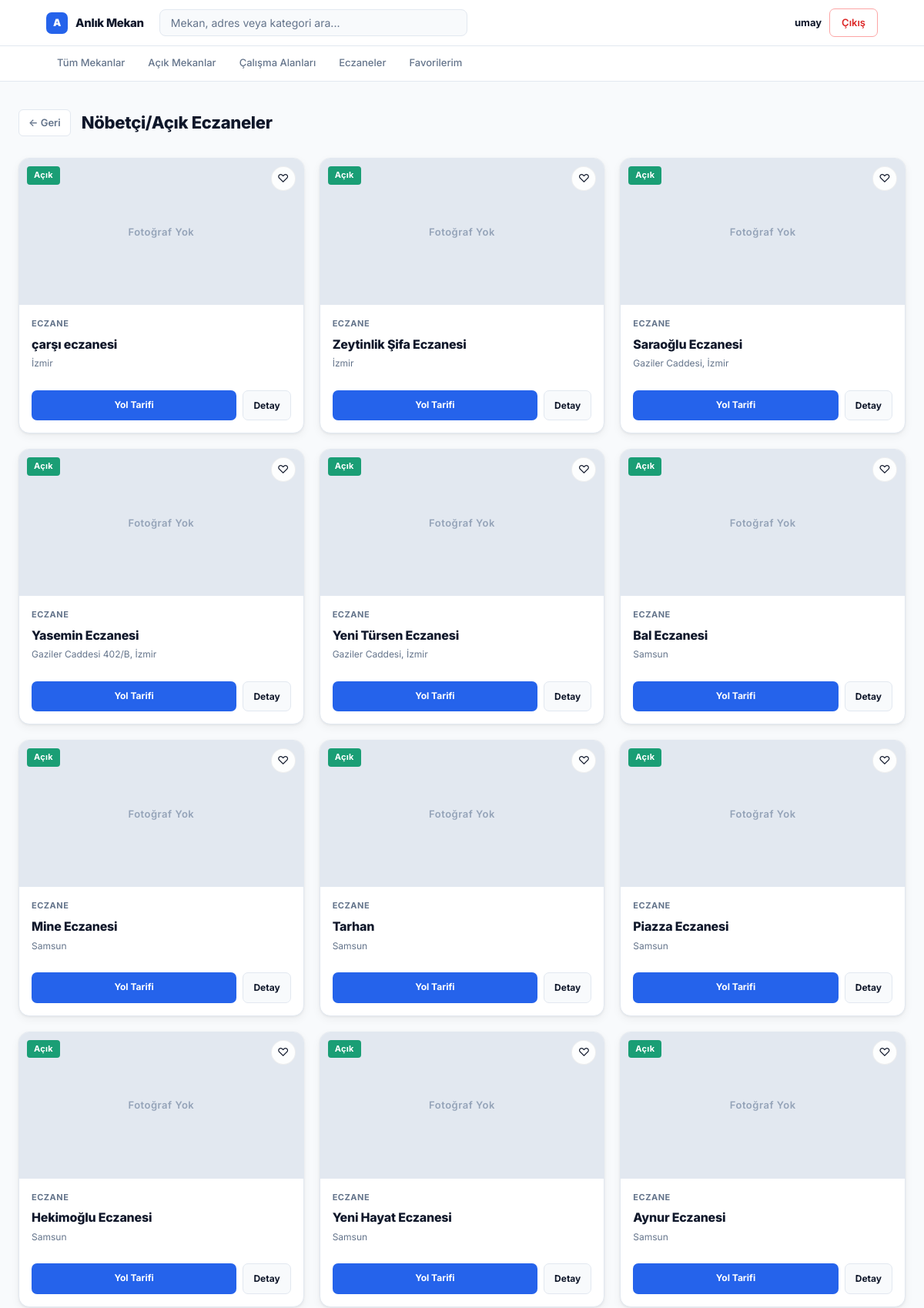
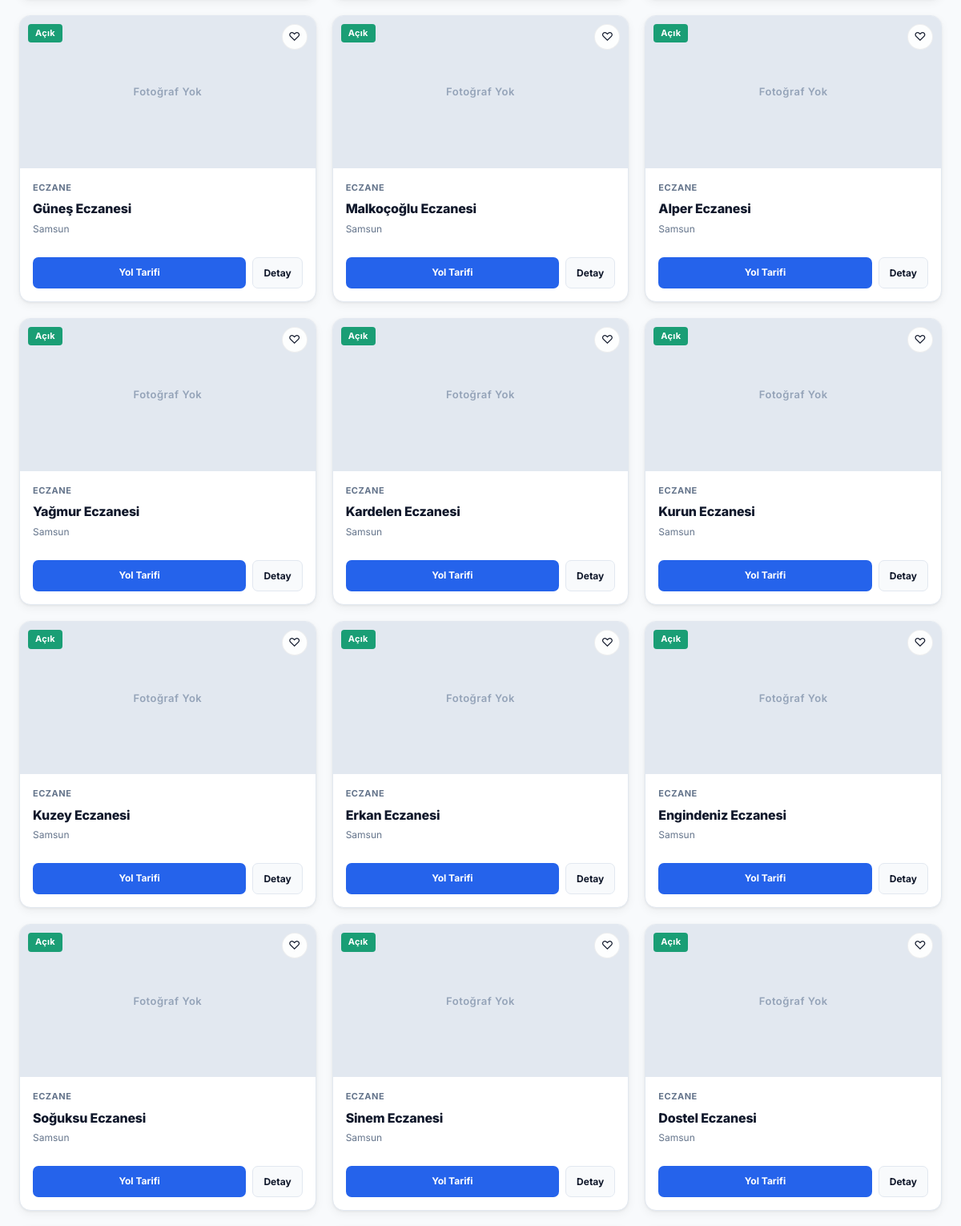
The app's page /acil-ihtiyaclar/ (signed in, upper part) with its own data (2 pictures, top to bottom).
### venues/models.py (models this page shows, shortened)
class Mekan(models.Model):
    KATEGORI_SECIMLERI = [
        ('KAFE', 'Kafe'),
        ('KUTUPHANE', 'Kütüphane'),
        ('ECZANE', 'Eczane'),
        ('RESTORAN', 'Restoran'),
        ('PUB', 'Pub'),
    ]
    SEHIR_SECIMLERI = [
        ('istanbul', 'İstanbul'),
        ('izmir', 'İzmir'),
        ('samsun', 'Samsun'),
        ('sakarya', 'Sakarya'),
    ]
    ad = models.CharField(max_length=100)
    kategori = models.CharField(max_length=20, choices=KATEGORI_SECIMLERI)
    sehir = models.CharField(max_length=20, choices=SEHIR_SECIMLERI, blank=True, null=True, verbose_name="Şehir")
    adres = models.TextField()
    img = models.ImageField(upload_to='mekanlar/', blank=True, null=True, verbose_name="Mekan Fotoğrafı")
    telefon = models.CharField(max_length=20, blank=True, null=True, verbose_name="Telefon")
    website = models.URLField(blank=True, null=True, verbose_name="Web Sitesi")
    su_an_acik = models.BooleanField(default=True)
    doluluk_orani = models.IntegerField(default=0, help_text="Yüzde olarak doluluk (Örn: 80)")
    acilis_saati = models.TimeField(null=True, blank=True, verbose_name="Açılış Saati")
    kapanis_saati = models.TimeField(null=True, blank=True, verbose_name="Kapanış Saati")
    sahibi = models.ForeignKey(User, on_delete=models.SET_NULL, null=True, blank=True, related_name='mekanlari')
    dogrulanmis_mi = models.BooleanField(default=False)
    dogrulama_token = models.UUIDField(default=uuid.uuid4, unique=True)
    anlik_duyuru = models.CharField(max_length=500, blank=True, null=True)
    latitude = models.DecimalField(max_digits=9, decimal_places=6, null=True, blank=True)
    longitude = models.DecimalField(max_digits=9, decimal_places=6, null=True, blank=True)
    wifi_var = models.BooleanField(default=False)
    priz_var = models.BooleanField(default=False)
    otopark_var = models.BooleanField(default=False)
    sigara_icin_uygun = models.BooleanField(default=False)
    bahce_var = models.BooleanField(default=False)
    engelli_erisimi_var = models.BooleanField(default=False)
    canli_muzik_var = models.BooleanField(default=False)
    evcil_hayvan_izinli = models.BooleanField(default=False)
    cocuk_oyun_alani_var = models.BooleanField(default=False)
    favorileyenler = models.ManyToManyField(User, related_name='favori_mekanlar', blank=True)

### venues/views.py (the view)
# urls.py: path('acil-ihtiyaclar/', views.acil_ihtiyaclar, name='acil_ihtiyaclar'),
def acil_ihtiyaclar(request):
    mekanlar = Mekan.objects.filter(kategori='ECZANE')
    return render(request, 'venues/liste.html', {'mekanlar': mekanlar, 'baslik': 'Nöbetçi/Açık Eczaneler'})

### venues/templates/venues/liste.html (shortened to what this page needs)
{% extends 'venues/base.html' %}
{% block content %}
<div class="page-wrap">
    <div class="page-header">
        <a href="{% url 'dashboard' %}" class="back-link">&#8592; Geri</a>
        <h1>{{ baslik }}</h1>
    </div>
    <div class="venue-grid">
        {% for mekan in mekanlar %}
        <article class="venue-card">
            <div class="venue-img-wrap">
                {% if mekan.img %}
                    <img src="{{ mekan.img.url }}" alt="{{ mekan.ad }}">
                {% else %}
                    <div class="venue-img-placeholder"><span>Fotoğraf Yok</span></div>
                {% endif %}
                {% if mekan.su_an_acik %}
                    <span class="status-pill s-open">Açık</span>
                {% else %}
                    <span class="status-pill s-close">Kapalı</span>
                {% endif %}
                {% if user.is_authenticated %}
                <a href="{% url 'favori_islem' mekan.id %}" class="fav-btn">
                    {% if request.user in mekan.favorileyenler.all %}&#9829;{% else %}&#9825;{% endif %}
                </a>
                {% endif %}
            </div>
            <div class="venue-body">
                <div class="venue-cat">
                    {{ mekan.get_kategori_display }}
                </div>
                <a href="{% url 'mekan_detay' mekan.id %}" class="venue-name">{{ mekan.ad }}</a>
                <div class="venue-address">{{ mekan.adres|truncatechars:55 }}</div>
                <div class="venue-footer">
                    <a href="https://www.google.com/maps/search/?api=1&query={{ mekan.ad|urlencode }}+{{ mekan.adres|urlencode }}"
                       target="_blank" class="btn-map">Yol Tarifi</a>
                    <a href="{% url 'mekan_detay' mekan.id %}" class="btn-detail">Detay</a>
                </div>
            </div>
        </article>
        {% empty %}
        <div class="empty-state">
            <h3>Sonuç bulunamadı</h3>
            <p>Bu filtreyle eşleşen mekan yok.</p>
        </div>
        {% endfor %}
    </div>
</div>
{% endblock %}

### venues/templates/venues/base.html (shortened to what this page needs)
<!DOCTYPE html>
<html lang="tr">
<head>
</head>
<body>
<header class="navbar">
    <a href="{% if user.is_authenticated %}{% if user.profile.rol == 'OWNER' %}{% url 'owner_dashboard' %}{% else %}{% url 'dashboard' %}{% endif %}{% else %}{% url 'landing' %}{% endif %}" class="navbar-logo">
        <div class="logo-mark">A</div>
        Anlık Mekan
    </a>
    {% if user.is_authenticated and user.profile.rol != 'OWNER' %}
    <form action="{% url 'arama' %}" method="GET" class="navbar-search">
        <input type="text" name="q" placeholder="Mekan, adres veya kategori ara..."
               value="{% if request.GET.q %}{{ request.GET.q }}{% endif %}">
    </form>
    {% endif %}
    <div class="navbar-right">
        {% if user.is_authenticated %}
            <span class="navbar-username">
                <strong>{{ user.username }}</strong>
            </span>
            <a href="{% url 'logout' %}" class="btn-nav btn-ghost-danger">Çıkış</a>
        {% else %}
            <a href="{% url 'login' %}" class="btn-nav btn-solid">Giriş Yap / Üye Ol</a>
        {% endif %}
    </div>
</header>
{% if user.is_authenticated %}
<nav class="subnav">
    {% if user.profile.rol == 'OWNER' %}
        <a href="{% url 'owner_dashboard' %}" class="subnav-link {% block nav_panel %}{% endblock %}">Panelim</a>
        <a href="{% url 'mekan_olustur' %}" class="subnav-link {% block nav_yeni %}{% endblock %}">Yeni Mekan</a>
    {% else %}
        <a href="{% url 'dashboard' %}" class="subnav-link {% block nav_home %}{% endblock %}">Tüm Mekanlar</a>
        <a href="{% url 'su_an_acik' %}" class="subnav-link {% block nav_acik %}{% endblock %}">Açık Mekanlar</a>
        <a href="{% url 'calisma_alanlari' %}" class="subnav-link {% block nav_calisma %}{% endblock %}">Çalışma Alanları</a>
        <a href="{% url 'acil_ihtiyaclar' %}" class="subnav-link {% block nav_acil %}{% endblock %}">Eczaneler</a>
        <a href="{% url 'favorilerim' %}" class="subnav-link {% block nav_fav %}{% endblock %}">Favorilerim</a>
    {% endif %}
</nav>
{% endif %}
<main>
    {% block content %}{% endblock %}
</main>
</body>
</html>

### records on screen
Mekan: img "Fotoğraf Yok", su_an_acik "Açık", kategori "ECZANE", ad "çarşı eczanesi", adres "İzmir"
Mekan: img "Fotoğraf Yok", su_an_acik "Açık", kategori "ECZANE", ad "Zeytinlik Şifa Eczanesi", adres "İzmir"
Mekan: img "Fotoğraf Yok", su_an_acik "Açık", kategori "ECZANE", ad "Saraoğlu Eczanesi", adres "Gaziler Caddesi, İzmir"
Mekan: img "Fotoğraf Yok", su_an_acik "Açık", kategori "ECZANE", ad "Yasemin Eczanesi", adres "Gaziler Caddesi 402/B, İzmir"
Mekan: img "Fotoğraf Yok", su_an_acik "Açık", kategori "ECZANE", ad "Yeni Türsen Eczanesi", adres "Gaziler Caddesi, İzmir"
Mekan: img "Fotoğraf Yok", su_an_acik "Açık", kategori "ECZANE", ad "Bal Eczanesi", adres "Samsun"
Mekan: img "Fotoğraf Yok", su_an_acik "Açık", kategori "ECZANE", ad "Mine Eczanesi", adres "Samsun"
Mekan: img "Fotoğraf Yok", su_an_acik "Açık", kategori "ECZANE", ad "Tarhan", adres "Samsun"
Mekan: img "Fotoğraf Yok", su_an_acik "Açık", kategori "ECZANE", ad "Piazza Eczanesi", adres "Samsun"
Mekan: img "Fotoğraf Yok", su_an_acik "Açık", kategori "ECZANE", ad "Hekimoğlu Eczanesi", adres "Samsun"
Mekan: img "Fotoğraf Yok", su_an_acik "Açık", kategori "ECZANE", ad "Yeni Hayat Eczanesi", adres "Samsun"
Mekan: img "Fotoğraf Yok", su_an_acik "Açık", kategori "ECZANE", ad "Aynur Eczanesi", adres "Samsun"
Mekan: img "Fotoğraf Yok", su_an_acik "Açık", kategori "ECZANE", ad "Güneş Eczanesi", adres "Samsun"
Mekan: img "Fotoğraf Yok", su_an_acik "Açık", kategori "ECZANE", ad "Malkoçoğlu Eczanesi", adres "Samsun"
Mekan: img "Fotoğraf Yok", su_an_acik "Açık", kategori "ECZANE", ad "Alper Eczanesi", adres "Samsun"
Mekan: img "Fotoğraf Yok", su_an_acik "Açık", kategori "ECZANE", ad "Yağmur Eczanesi", adres "Samsun"
Mekan: img "Fotoğraf Yok", su_an_acik "Açık", kategori "ECZANE", ad "Kardelen Eczanesi", adres "Samsun"
Mekan: img "Fotoğraf Yok", su_an_acik "Açık", kategori "ECZANE", ad "Kurun Eczanesi", adres "Samsun"
Mekan: img "Fotoğraf Yok", su_an_acik "Açık", kategori "ECZANE", ad "Kuzey Eczanesi", adres "Samsun"
Mekan: img "Fotoğraf Yok", su_an_acik "Açık", kategori "ECZANE", ad "Erkan Eczanesi", adres "Samsun"
Mekan: img "Fotoğraf Yok", su_an_acik "Açık", kategori "ECZANE", ad "Engindeniz Eczanesi", adres "Samsun"
Mekan: img "Fotoğraf Yok", su_an_acik "Açık", kategori "ECZANE", ad "Soğuksu Eczanesi", adres "Samsun"
Mekan: img "Fotoğraf Yok", su_an_acik "Açık", kategori "ECZANE", ad "Sinem Eczanesi", adres "Samsun"
Mekan: img "Fotoğraf Yok", su_an_acik "Açık", kategori "ECZANE", ad "Dostel Eczanesi", adres "Samsun"

### other values on screen
{{ user.username }} "umay"
{{ baslik }} "Nöbetçi/Açık Eczaneler"
